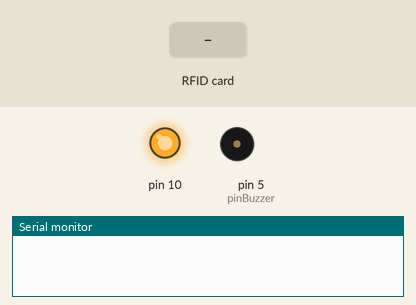
Bench run of a sketch on a simulated Arduino Uno, built with avr-gcc and run on an emulated ATmega328P. Shown: output pins drawn as LEDs (lit = HIGH), buzzer (waves = sounding, pin HIGH), the last lines printed to the serial monitor. Inputs (shaded band) come from the test bench.

Above: at 1.2 s.
1.3 s: RFID card 8A 37 5A 1A held to the reader
At 1.9 s:
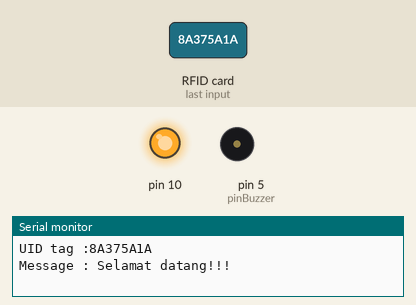
2.9 s: RFID card EA BD CF 80 held to the reader
At 3.96 s:
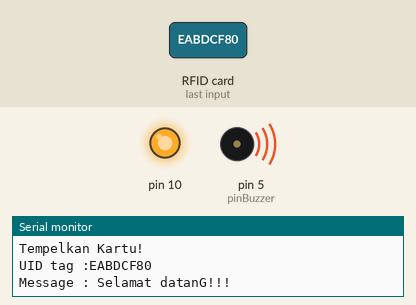
5.4 s: RFID card 5E 7A 19 C4 held to the reader
At 8.1 s:
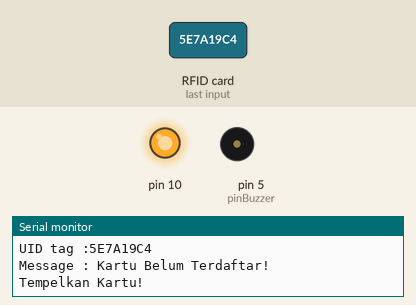
Timing chart, 0 to 9.6 s (numbered marks = the images above; inputs shaded):
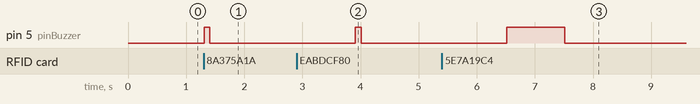

The sketch:

Sensor_RFID.ino
```cpp
//Download dan masukan Library MFRC522
  #include <SPI.h>
  #include <MFRC522.h>
//Inisialisasi pembuatan variable
  #define SS_PIN PB7
  #define RST_PIN PB0
  int pinBuzzer = 5;
  MFRC522 mfrc522(SS_PIN, RST_PIN);
void setup() {
  //Menentukan Fungsionalitas dari PIN pada Microcontroller
  Serial.begin(9600); //baudrate yang digunakan untuk komunikasi microcontroller dengan komputer
  SPI.begin(); // Initiate SPI bus
  mfrc522.PCD_Init(); // Initiate MFRC522
  pinMode(pinBuzzer, OUTPUT);
  }
void loop() {
  //Program yang akan dijalankan berulang-ulang
  if ( ! mfrc522.PICC_IsNewCardPresent()) {return;}
  // Select one of the cards
  if ( ! mfrc522.PICC_ReadCardSerial()) {return;}
  //Show UID on serial monitor
  Serial.print("UID tag :");
  String content= "";
  byte letter;
  for (byte i = 0; i < mfrc522.uid.size; i++)
  {
  Serial.print(mfrc522.uid.uidByte[i] < 0x10 ? " 0" : "");
  Serial.print(mfrc522.uid.uidByte[i], HEX);
  content.concat(String(mfrc522.uid.uidByte[i] < 0x10 ? " 0" : ""));
  content.concat(String(mfrc522.uid.uidByte[i], HEX));
  }
  Serial.println();
  Serial.print("Message : ");
  content.toUpperCase();
  if (content == "8A375A1A") //Sesuaikan dengan ID kartu anda
  {
  Serial.println("Selamat datang!!!");
  digitalWrite(pinBuzzer,HIGH);
  delay(100);
  digitalWrite(pinBuzzer,LOW);
  delay(2000);
  }

  else if (content == "EABDCF80") //Sesuaikan dengan ID kartu anda
  {
  Serial.println("Selamat datanG!!!");
  digitalWrite(pinBuzzer,HIGH);
  delay(100);
  digitalWrite(pinBuzzer,LOW);
  delay(2000);
  }else{
  Serial.println("Kartu Belum Terdaftar!");
  digitalWrite(pinBuzzer,HIGH);
  delay(1000);
  digitalWrite(pinBuzzer,LOW);
  }
  Serial.println("Tempelkan Kartu!");
  digitalWrite(pinBuzzer,LOW);
  delay(500); //Jeda waktu perulagan seama 500 mili detik
  }
```

Measured:
- after the input at 1.3 s, pin 5 (pinBuzzer): LOW → HIGH at once, → LOW 0.10 s later
- after the input at 2.9 s, pin 5 (pinBuzzer): LOW → HIGH after 1.0 s, → LOW 0.10 s later
- after the input at 5.4 s, pin 5 (pinBuzzer): LOW → HIGH after 1.1 s, → LOW 1.0 s later
